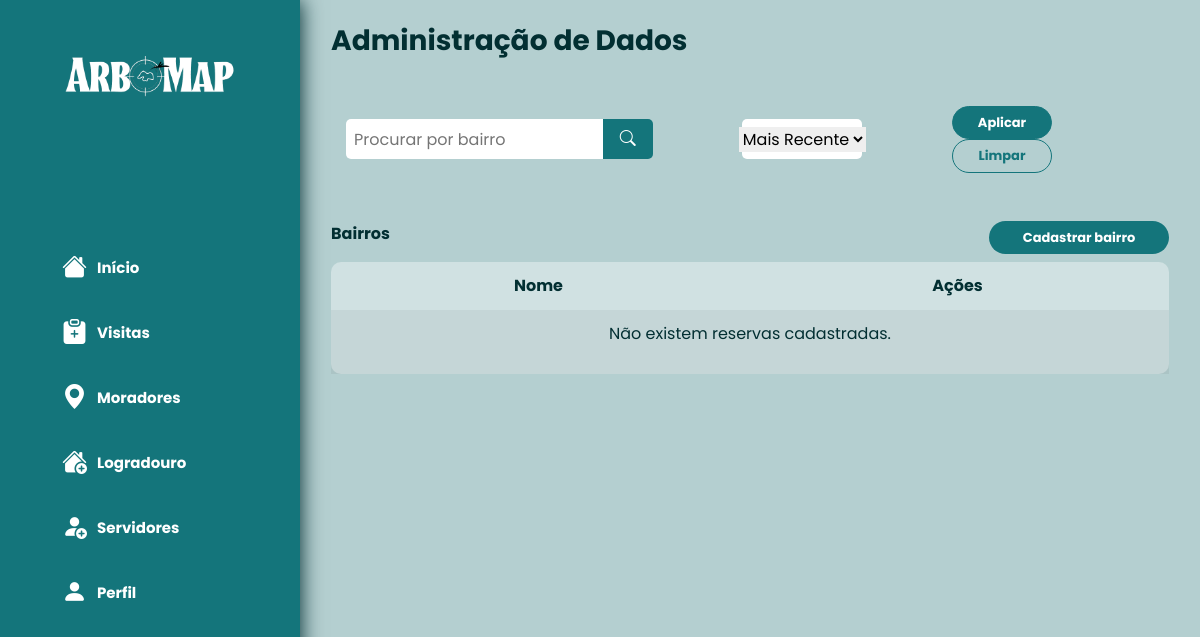
/filtro_bairros/, run on an earlier commit of the app's database.
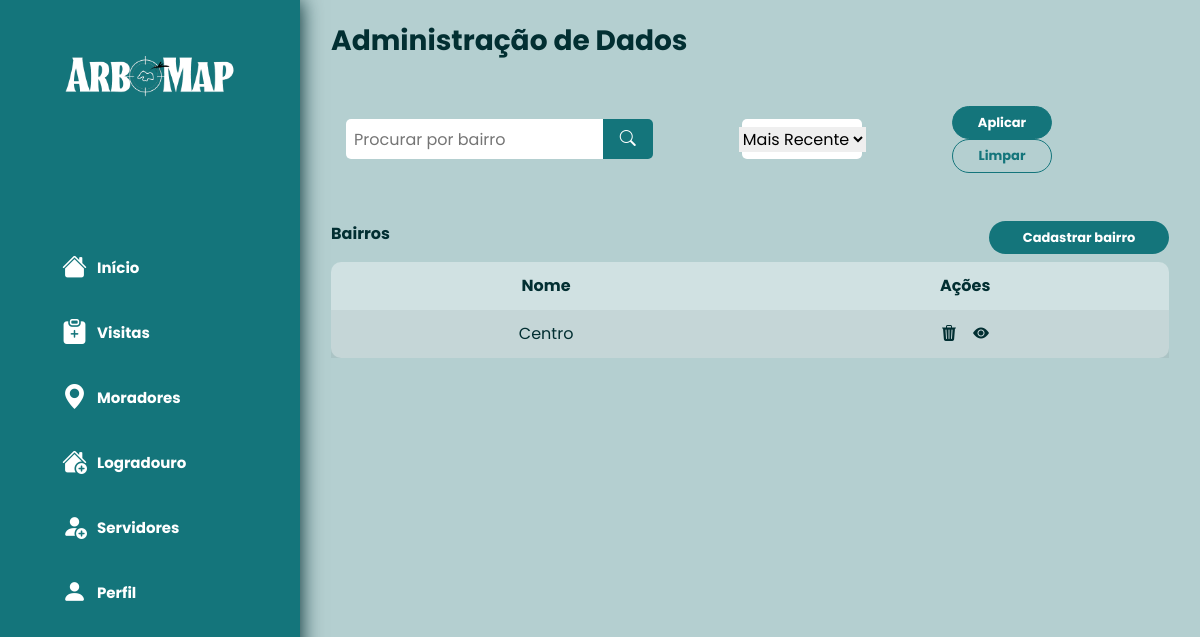
And on a later commit of the database.
### bairro/models.py (models this page shows, shortened)
class Bairro (models.Model):
    nome = models.CharField(max_length=MAX_CHAR_FIELD_NAME_LENGTH)
    data_adicao = models.DateTimeField(auto_now_add=True)

### bairro/views.py (the view)
# urls.py: path('filtro_bairros/', filtro_bairros, name='filtro_bairros'),
def filtro_bairros(request):
    termo_bairro = request.GET.get('termo_bairro', '')
    ordenacao = request.GET.get('ordenacao', 'mais_recente')  # Padrão para ordenação mais recente
    if ordenacao == 'mais_antigo':
        bairros = Bairro.objects.order_by('data_adicao')
    else:
        bairros = Bairro.objects.order_by('-data_adicao')
    if termo_bairro:
        bairros = bairros.filter(nome__icontains=termo_bairro)
    return render(request, 'bairro/filter_bairro.html', {
        'bairros': bairros,
        'termo_bairro': termo_bairro,
        'ordenacao': ordenacao,
    })

### bairro/templates/bairro/filter_bairro.html (shortened to what this page needs)
{% extends 'base.html' %}
{% block content %}
  <div class="mt-2">
    <h3 style="color:#022F32;"><strong>Administração de Dados</strong></h3>
    <div class="row col-12 mb-5 mt-5 d-flex justify-content-around">
        <form method="GET" action="{% url 'filtro_bairros' %}" class="d-flex justify-content-center align-items-center w-100">
          <div class="col-5 d-flex align-items-center justify-content-center" >
              <div style="width: 100%; border-start-start-radius: 5px;border-end-end-radius: 0px; border-end-start-radius: 5px;border-start-end-radius: 0px; height: 40px; align-items: center; display: flex; color: #022f32; background-color: #FFFFFF;">
                <input style="height: 40px;border-start-start-radius: 5px;border-end-end-radius: 0px; border-end-start-radius: 5px;border-start-end-radius: 0px;" class="ml-2" placeholder="Procurar por bairro" type="text" name="termo_bairro" id="termo_bairro" value="{{ termo_bairro }}">
              </div>
              <div>
                <button class="justify-content-center d-flex" type="submit" style="width: 50px; border-end-end-radius: 5px; border-start-end-radius: 5px; height: 40px; align-items: center; display: flex; color: #022f32; background-color: #14757B; border: none; outline: none;"><i class="bi bi-search text-white"></i></button>
              </div>
          </div>
          <div class="col-4 d-flex align-items-center justify-content-center">
            <div class="d-flex align-items-center justify-content-center" style="width: 50%; border-radius: 5px; height: 40px; align-items: center; display: flex; color: #022f32; background-color: #FFFFFF;">
              <select name="ordenacao" id="ordenacao" style="border: none; outline: none;">
                <option value="mais_recente" {% if ordenacao == 'mais_recente' %}selected{% endif %}>Mais Recente</option>
            </select>
            </div>
          </div>
          <div class="col-3 d-flex align-items-center justify-content-center">
            <div class="" style="">
              <a href="#" ><button class="btn " id="bt3" type="submit"><strong>Aplicar</strong></button></a>
              <a href="{% url 'bairro_listar' %}" class="btn " id="bt2"><strong>Limpar</strong></a>
            </div>
          </div>
        </form>
      </div>
    <div class="d-flex justify-content-between align-items-center mb-2">
      <div>
        <h6 style="color:#022F32;"><strong>Bairros</strong></h6>
      </div>
      <div>
        <a href="{% url 'bairro_criar' %}" class="btn" id="bt1" style="width: 180px;"><strong>Cadastrar bairro</strong></a>
      </div>
    </div>
    <div class="table-responsive">
      <table class="table table-striped table-borderless">
        <thead>
          <tr class="text-center">
            <th scope="col">Nome</th>
            <th scope="col">Ações</th>
          </tr>
        </thead>
        <tbody>
          {% for bairro in bairros %}
            <tr class="text-center">
              <td>{{ bairro.nome }}</td>
              <td>
                <div class="d-flex justify-content-center">
                  <a href="{% url 'bairro_remover' bairro.pk %}" class="mr-3"><i class="bi bi-trash3-fill" id="tableicon"></i></a>
                  <a href="{% url 'bairro_editar' bairro.pk %}"><i class="bi bi-eye-fill" id="tableicon"></i></a>
                </div>
              </td>
            </tr>
            {% empty %}
            <tr class="text-center">
              <td colspan="2">
                <p>Não existem reservas cadastradas.</p>
              </td>
            </tr>
          {% endfor %}
        </tbody>
      </table>
    </div>
  </div>
{% endblock %}

What changed in the data, as far as the page shows it:
added Bairro: nome "Centro"
Also different on the page:
text no longer shown: "Não existem reservas cadastradas."
